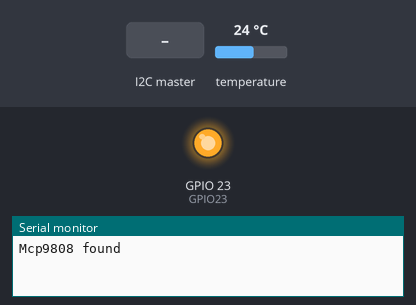
This sketch was run on a simulated ESP32. On the bench: output pins drawn as LEDs (lit = HIGH), the last lines printed to the serial monitor. Inputs (shaded band) come from the test bench; at power-on: temperature 24 °C.

Above: at 1.2 s.
1.3 s: the I2C master sends the byte 1
At 2.5 s:
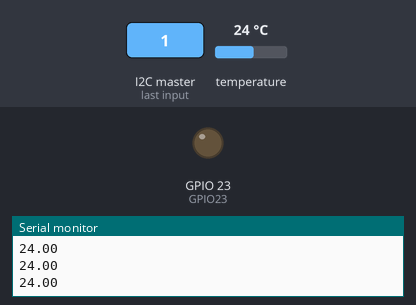
Timing chart, 0 to 5.5 s (numbered marks = the images above; inputs shaded):
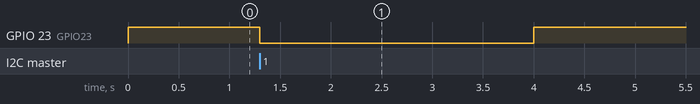

Measured:
- after the input at 1.3 s, GPIO 23 (GPIO23): HIGH → LOW at once, → HIGH 2.7 s later

The sketch:

Target_1.ino
```cpp
#include <Wire.h>
#include <Adafruit_MCP9808.h>

#define SENSOR_SDA 21
#define SENSOR_SCL 22
#define I2CBUS2_SDA 18
#define I2CBUS2_SCL 19
#define GPIO23 23
// -------- SLAVE CONFIG --------
#define SLAVE_ADDR 0x42
#define SAMPLES 10

// -------- COMMANDS --------
#define CMD_START       0x01
#define CMD_STATUS      0x02
#define CMD_DATA        0x03

// -------- STATUS --------
#define ST_IDLE        0x00
#define ST_COLLECTING  0x01
#define ST_DONE        0x02

volatile uint8_t status = ST_IDLE;
volatile uint8_t lastCmd = 0;
volatile bool startRequested = false;

// -------- SENSOR --------
TwoWire I2C_BUS2 = TwoWire(1);
Adafruit_MCP9808 mcp;

// -------- DATA --------
float samples[SAMPLES];
volatile uint8_t reqIndex = 0;


// -------- I2C RECEIVE --------
void onReceive(int len) {
  if (!I2C_BUS2.available()) return;

  lastCmd = I2C_BUS2.read();

  if (lastCmd == CMD_START) {
    status = ST_IDLE;
    startRequested = true;
    reqIndex   = 0;
  }
  else if (lastCmd == CMD_DATA&& I2C_BUS2.available()) {
    reqIndex  = I2C_BUS2.read();
  }
}

// -------- I2C REQUEST --------
void onRequest() {

  if (lastCmd == CMD_STATUS) {
    I2C_BUS2.write(status);
  }
  else if (lastCmd == CMD_DATA) {
    if (reqIndex <SAMPLES) {
      float temp = samples[reqIndex];
       I2C_BUS2.write((uint8_t*)&temp, sizeof(float));
    }
  }
}

// -------- MONITORING --------
void Monitoring() {
  for(int i=0;i<SAMPLES;i++)
  {
    vTaskDelay(250 / portTICK_PERIOD_MS);
    samples[i] = mcp.readTempC();
    Serial.println(samples[i]);
  }
}

// -------- SETUP --------
void setup() {
  Serial.begin(115200);
// MAIN I2C BUS → Sensors
  Wire.begin(SENSOR_SDA, SENSOR_SCL);
  if (!mcp.begin(0x1F)) {
     Serial.println("MCP9808 not found");
  }else
  Serial.println("Mcp9808 found");
   // Optional: Set resolution (0 to 3)
  mcp.setResolution(0);  // 0 = 0.5°C (fastest)
   I2C_BUS2.begin(SLAVE_ADDR,I2CBUS2_SDA,I2CBUS2_SCL,100000);
   I2C_BUS2.onReceive(onReceive);
   I2C_BUS2.onRequest(onRequest);
   pinMode(GPIO23,OUTPUT);
   digitalWrite(GPIO23, HIGH);
}

// -------- LOOP --------
void loop() {
  if (startRequested) {
    startRequested = false;

    status = ST_IDLE;
    reqIndex = 0;
    Serial.println("TARGET 1  is start collecting");
    status = ST_COLLECTING;
  digitalWrite(GPIO23, LOW);
    Monitoring();
    status = ST_DONE;
    digitalWrite(GPIO23, HIGH);
  }
}
```
